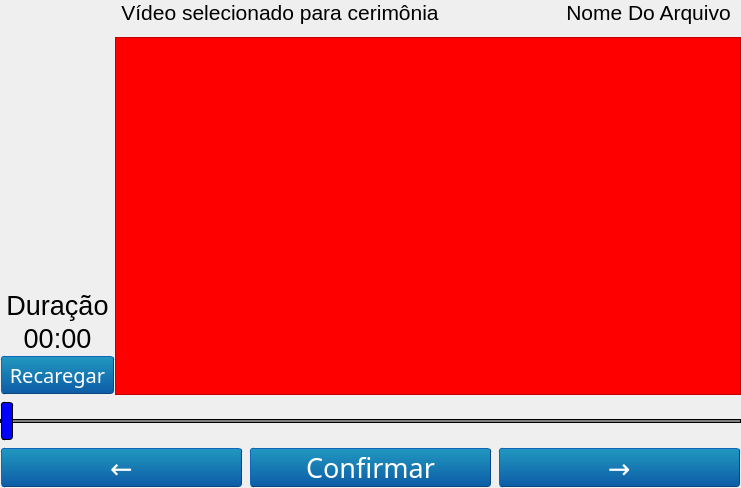
<?xml version="1.0" encoding="UTF-8"?>
<ui version="4.0">
 <class>Form</class>
 <widget class="QWidget" name="Form">
  <property name="geometry">
   <rect>
    <x>0</x>
    <y>0</y>
    <width>741</width>
    <height>488</height>
   </rect>
  </property>
  <property name="windowTitle">
   <string>Form</string>
  </property>
  <layout class="QGridLayout" name="gridLayout">
   <property name="leftMargin">
    <number>0</number>
   </property>
   <property name="topMargin">
    <number>0</number>
   </property>
   <property name="rightMargin">
    <number>0</number>
   </property>
   <property name="bottomMargin">
    <number>0</number>
   </property>
   <item row="0" column="0">
    <layout class="QVBoxLayout" name="layout_show_video">
     <item>
      <layout class="QHBoxLayout" name="horizontalLayout_6" stretch="3,0">
       <property name="rightMargin">
        <number>10</number>
       </property>
       <item>
        <widget class="QLabel" name="label_2">
         <property name="sizePolicy">
          <sizepolicy hsizetype="Expanding" vsizetype="Fixed">
           <horstretch>0</horstretch>
           <verstretch>0</verstretch>
          </sizepolicy>
         </property>
         <property name="font">
          <font>
           <pointsize>16</pointsize>
          </font>
         </property>
         <property name="text">
          <string>Vídeo selecionado para cerimônia</string>
         </property>
         <property name="alignment">
          <set>Qt::AlignCenter</set>
         </property>
        </widget>
       </item>
       <item>
        <widget class="QLabel" name="label_filename_video">
         <property name="sizePolicy">
          <sizepolicy hsizetype="Expanding" vsizetype="Fixed">
           <horstretch>0</horstretch>
           <verstretch>0</verstretch>
          </sizepolicy>
         </property>
         <property name="font">
          <font>
           <pointsize>16</pointsize>
          </font>
         </property>
         <property name="text">
          <string>Nome Do Arquivo</string>
         </property>
         <property name="alignment">
          <set>Qt::AlignCenter</set>
         </property>
        </widget>
       </item>
      </layout>
     </item>
     <item>
      <layout class="QGridLayout" name="gridLayout_28" rowstretch="0,0,0">
       <property name="topMargin">
        <number>6</number>
       </property>
       <property name="horizontalSpacing">
        <number>0</number>
       </property>
       <property name="verticalSpacing">
        <number>10</number>
       </property>
       <item row="2" column="0">
        <layout class="QVBoxLayout" name="verticalLayout_8" stretch="15,0,2,0">
         <item>
          <layout class="QGridLayout" name="gridLayout_3">
           <item row="0" column="0">
            <widget class="QWidget" name="widget_2" native="true">
             <property name="sizePolicy">
              <sizepolicy hsizetype="Preferred" vsizetype="Expanding">
               <horstretch>0</horstretch>
               <verstretch>0</verstretch>
              </sizepolicy>
             </property>
            </widget>
           </item>
          </layout>
         </item>
         <item>
          <widget class="QLabel" name="label">
           <property name="font">
            <font>
             <pointsize>20</pointsize>
            </font>
           </property>
           <property name="text">
            <string>Duração</string>
           </property>
           <property name="alignment">
            <set>Qt::AlignCenter</set>
           </property>
          </widget>
         </item>
         <item>
          <widget class="QLabel" name="labelDuration2">
           <property name="sizePolicy">
            <sizepolicy hsizetype="Minimum" vsizetype="Minimum">
             <horstretch>0</horstretch>
             <verstretch>0</verstretch>
            </sizepolicy>
           </property>
           <property name="font">
            <font>
             <pointsize>20</pointsize>
            </font>
           </property>
           <property name="text">
            <string>00:00</string>
           </property>
           <property name="alignment">
            <set>Qt::AlignCenter</set>
           </property>
          </widget>
         </item>
         <item>
          <widget class="QPushButton" name="refresh_button">
           <property name="minimumSize">
            <size>
             <width>115</width>
             <height>40</height>
            </size>
           </property>
           <property name="styleSheet">
            <string notr="true">    QPushButton
    {
    font: 15pt Aria, boldl;
    margin: 1px;
    border-color: #0c457e;
    border-style: outset;
    border-radius: 3px;
    border-width: 1px;
    color: white;
    background-color: qlineargradient(x1: 0, y1: 0, x2: 0, y2: 1, stop: 0 #2198c0, stop: 1 #0d5ca6);
    }

    QPushButton:pressed
    {
    background-color: qlineargradient(x1: 0, y1: 0, x2: 0, y2: 1, stop: 0 #0d5ca6, stop: 1 #2198c0);
    }</string>
           </property>
           <property name="text">
            <string>Recaregar</string>
           </property>
          </widget>
         </item>
        </layout>
       </item>
       <item row="2" column="1">
        <layout class="QGridLayout" name="gridLayout_29">
         <item row="0" column="0">
          <widget class="QFrame" name="frame_video">
           <property name="sizePolicy">
            <sizepolicy hsizetype="Expanding" vsizetype="Expanding">
             <horstretch>0</horstretch>
             <verstretch>0</verstretch>
            </sizepolicy>
           </property>
           <property name="styleSheet">
            <string notr="true">QFrame { background-color : red }</string>
           </property>
           <property name="frameShape">
            <enum>QFrame::StyledPanel</enum>
           </property>
           <property name="frameShadow">
            <enum>QFrame::Raised</enum>
           </property>
          </widget>
         </item>
        </layout>
       </item>
      </layout>
     </item>
     <item>
      <layout class="QHBoxLayout" name="horizontalLayout_15">
       <item>
        <widget class="QSlider" name="sliderVideo2">
         <property name="sizePolicy">
          <sizepolicy hsizetype="Expanding" vsizetype="Preferred">
           <horstretch>0</horstretch>
           <verstretch>0</verstretch>
          </sizepolicy>
         </property>
         <property name="minimumSize">
          <size>
           <width>0</width>
           <height>40</height>
          </size>
         </property>
         <property name="layoutDirection">
          <enum>Qt::LeftToRight</enum>
         </property>
         <property name="styleSheet">
          <string notr="true">QSlider::groove:horizontal {
				border: 1px solid;
				background-color: grey;
				height: 2px;
				margin: 10px 0px;
			}
			QSlider::handle:horizontal {
				background-color: blue;
				border: 1px solid;
				border-style: outset;
				border-radius: 3px;
				height: 5px;
				width: 10px; 
				margin: -18px 0px;
			}</string>
         </property>
         <property name="pageStep">
          <number>1</number>
         </property>
         <property name="orientation">
          <enum>Qt::Horizontal</enum>
         </property>
         <property name="invertedAppearance">
          <bool>false</bool>
         </property>
         <property name="tickPosition">
          <enum>QSlider::NoTicks</enum>
         </property>
         <property name="tickInterval">
          <number>1</number>
         </property>
        </widget>
       </item>
      </layout>
     </item>
     <item>
      <layout class="QHBoxLayout" name="horizontalLayout_14">
       <item>
        <widget class="QPushButton" name="previousVideoButton">
         <property name="styleSheet">
          <string notr="true">    QPushButton
    {
    font: 20pt Aria, boldl;
    margin: 1px;
    border-color: #0c457e;
    border-style: outset;
    border-radius: 3px;
    border-width: 1px;
    color: white;
    background-color: qlineargradient(x1: 0, y1: 0, x2: 0, y2: 1, stop: 0 #2198c0, stop: 1 #0d5ca6);
    }

    QPushButton:pressed
    {
    background-color: qlineargradient(x1: 0, y1: 0, x2: 0, y2: 1, stop: 0 #0d5ca6, stop: 1 #2198c0);
    }</string>
         </property>
         <property name="text">
          <string notr="true">←</string>
         </property>
        </widget>
       </item>
       <item>
        <widget class="QPushButton" name="pushButton_5">
         <property name="styleSheet">
          <string notr="true">    QPushButton
    {
    font: 20pt Aria, boldl;
    margin: 1px;
    border-color: #0c457e;
    border-style: outset;
    border-radius: 3px;
    border-width: 1px;
    color: white;
    background-color: qlineargradient(x1: 0, y1: 0, x2: 0, y2: 1, stop: 0 #2198c0, stop: 1 #0d5ca6);
    }

    QPushButton:pressed
    {
    background-color: qlineargradient(x1: 0, y1: 0, x2: 0, y2: 1, stop: 0 #0d5ca6, stop: 1 #2198c0);
    }</string>
         </property>
         <property name="text">
          <string notr="true">Confirmar</string>
         </property>
        </widget>
       </item>
       <item>
        <widget class="QPushButton" name="nextVideoButton">
         <property name="styleSheet">
          <string notr="true">    QPushButton
    {
    font: 20pt Aria, boldl;
    margin: 1px;
    border-color: #0c457e;
    border-style: outset;
    border-radius: 3px;
    border-width: 1px;
    color: white;
    background-color: qlineargradient(x1: 0, y1: 0, x2: 0, y2: 1, stop: 0 #2198c0, stop: 1 #0d5ca6);
    }

    QPushButton:pressed
    {
    background-color: qlineargradient(x1: 0, y1: 0, x2: 0, y2: 1, stop: 0 #0d5ca6, stop: 1 #2198c0);
    }</string>
         </property>
         <property name="text">
          <string notr="true">→</string>
         </property>
        </widget>
       </item>
      </layout>
     </item>
    </layout>
   </item>
  </layout>
 </widget>
 <resources/>
 <connections/>
</ui>
